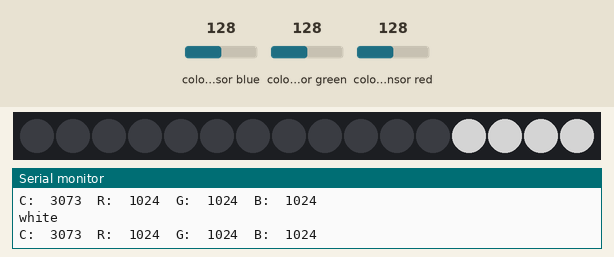
Bench run of a sketch on a simulated Arduino Uno, built with avr-gcc and run on an emulated ATmega328P. On the bench: 16 RGB LEDs in strip order, left to right, the last lines printed to the serial monitor. The test bench sets the inputs (shaded band); at power-on: colour sensor blue 128, colour sensor green 128, colour sensor red 128. Dim RGB values are drawn brighter than linear; the strip is taken to match the declared colour order.

Above: at 1.2 s.
1.3 s: colour sensor blue set to 191
At 1.7 s:
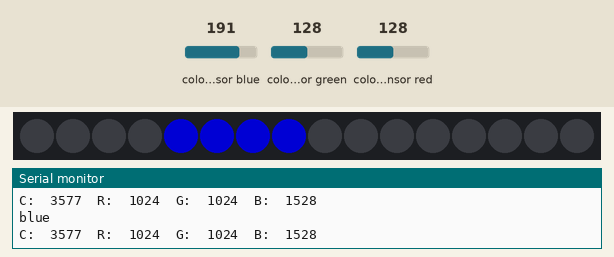
2.8 s: colour sensor green set to 250
At 3.3 s:
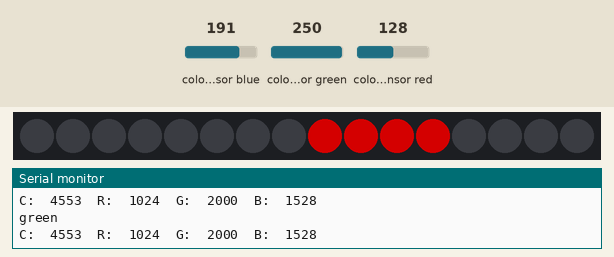
4.3 s: colour sensor green set to 5
At 5.0 s:
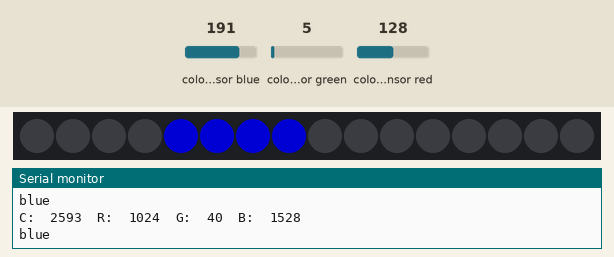
5.8 s: colour sensor red set to 250
At 6.5 s:
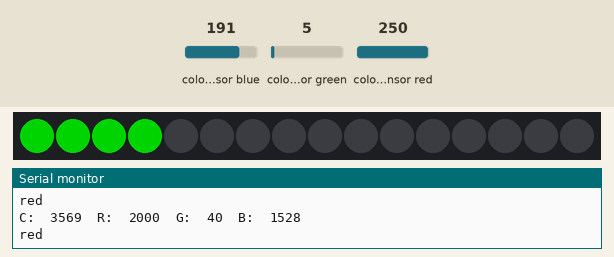
7.3 s: colour sensor red set to 5
At 8.5 s:
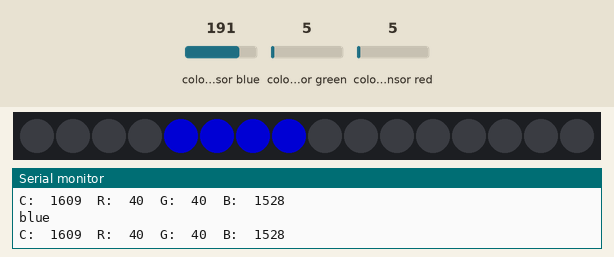
Timing chart, 0 to 9.8 s (numbered marks = the images above; inputs shaded):
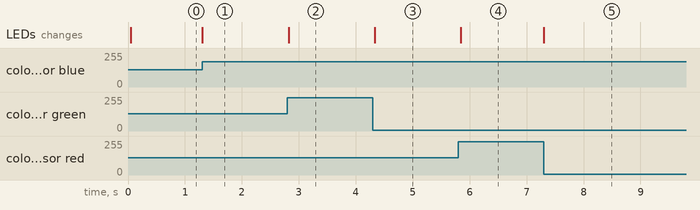

Measured:
- after the input at 1.3 s, the LEDs: change at once (image 1)
- after the input at 2.8 s, the LEDs: change at once (image 2)
- after the input at 4.3 s, the LEDs: change at once (image 3)
- after the input at 5.8 s, the LEDs: change at once (image 4)
- after the input at 7.3 s, the LEDs: change at once (image 5)

The sketch:

mission2-2019-group1.ino
```cpp
#include <Wire.h>
#include "Adafruit_TCS34725.h"
#include <Adafruit_NeoPixel.h>

#define PIN A0
#define NEOPIXELS 16

Adafruit_TCS34725 tcs = Adafruit_TCS34725(TCS34725_INTEGRATIONTIME_50MS, TCS34725_GAIN_4X);
Adafruit_NeoPixel pixels = Adafruit_NeoPixel(NEOPIXELS, PIN, NEO_RGB + NEO_KHZ800);

void setup() {
  Serial.begin(9600);

  if (tcs.begin()) {
    Serial.println("Found sensor");
  } else {
    Serial.println("No TCS34725 found ... check your connections");
    while (1); // halt!
  }

  pixels.begin ();

}

void loop() {
  uint16_t clear, red, green, blue;

  tcs.getRawData(&red, &green, &blue, &clear);

  Serial.print("C:\t"); Serial.print(clear);
  Serial.print("\tR:\t"); Serial.print(red);
  Serial.print("\tG:\t"); Serial.print(green);
  Serial.print("\tB:\t"); Serial.println(blue);

  if(closeBytes(18,red,green,blue)){
    wingLight(3,128,128,128);
    Serial.println("white");
  }else
  if(red>blue && red>green){
    wingLight(0,128,0,0);
    Serial.println("red");
  }else
  if(blue>red && blue>green){
    wingLight(1,0,0,128);
    Serial.println("blue");
  }else
  if(green>blue && green>red){
    wingLight(2,0,128,0);
    Serial.println("green");
  }


}
```

closeBytes.ino
```cpp
bool closeBytes(int fail, byte num1, byte num2, byte num3){

  if(abs(num1-num2)<fail){
    if(abs(num2-num3)<fail){
      if(abs(num1-num3)<fail){
        return true;
      }
    }
  }
  return false;
}
```

wingLight.ino
```cpp
void wingLight(byte num, byte red, byte green, byte blue){
  pixels.clear();
  for(int i=0; i<NEOPIXELS/4; i++){
    pixels.setPixelColor(i+(4*num), green,red,blue);
  }
  pixels.show();
}
```
